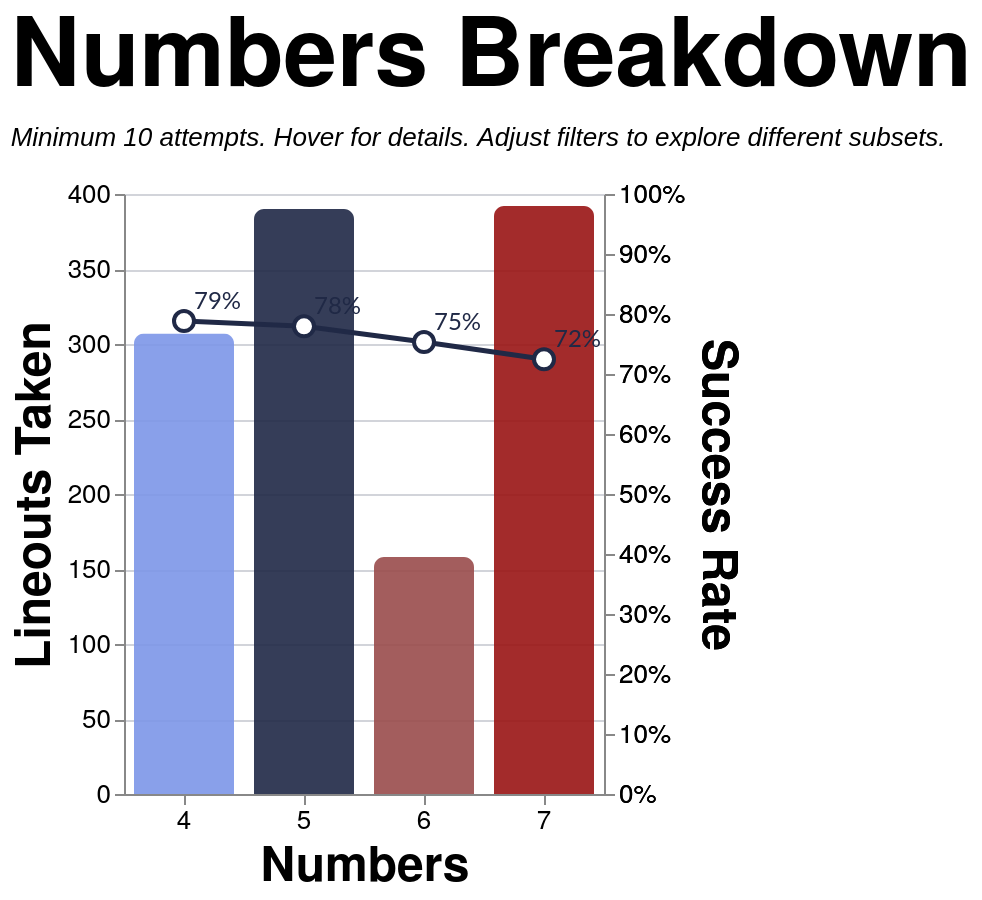

Write a Vega-Lite specification for this figure.
### Vega-Lite specification from a JSON file in a GitHub repository (floating-point values rounded to 4 significant figures; data arrays with more than 128 entries replaced by an {"elided": "..."} marker saying what was removed)
{"config": {"axis": {"labelFont": "PT Sans Narrow, Helvetica Neue, Helvetica, Arial, sans-serif", "titleFont": "PT Sans Narrow, Helvetica Neue, Helvetica, Arial, sans-serif", "labelFontSize": 13, "titleFontSize": 24, "gridColor": "#202947", "gridOpacity": 0.2, "zindex": 1}, "text": {"font": "Lato, sans-serif"}, "bar": {"cornerRadiusEnd": 5}, "header": {"labelFont": "PT Sans Narrow, Helvetica Neue, Helvetica, Arial, sans-serif", "titleFont": "PT Sans Narrow, Helvetica Neue, Helvetica, Arial, sans-serif", "labelFontSize": 24, "titleFontSize": 28, "labelFontWeight": "bold", "orient": "left"}, "legend": {"labelFont": "PT Sans Narrow, Helvetica Neue, Helvetica, Arial, sans-serif", "titleFont": "PT Sans Narrow, Helvetica Neue, Helvetica, Arial, sans-serif", "labelFontSize": 14, "titleFontSize": 16, "titlePadding": 5, "fillColor": "white", "strokeColor": "black", "padding": 10, "titleFontWeight": "lighter", "titleFontStyle": "italic", "titleColor": "gray", "offset": 10}, "title": {"font": "PT Sans Narrow, Helvetica Neue, Helvetica, Arial, sans-serif", "fontSize": 48, "fontWeight": "bold", "anchor": "start", "align": "center", "titlePadding": 20, "subtitlePadding": 10, "subtitleFontSize": 13, "subtitleColor": "", "subtitleFontStyle": "italic", "offset": 15, "color": "black"}, "axisX": {"labelAngle": 0}, "facet": {"title": null, "header": null, "align": {"row": "each", "column": "each"}, "spacing": 10}, "resolve": {"scale": {"y": "independent", "facet": "independent"}}, "background": "transparent", "scale": {"offsetBandPaddingOuter": 0.2, "offsetBandPaddingInner": 0.1}, "view": {"stroke": null, "background": "transparent"}}, "layer": [{"mark": {"type": "bar", "opacity": 0.9, "size": 50}, "encoding": {"color": {"field": "numbers", "legend": null, "scale": {"domain": ["4", "5", "6", "7"], "range": ["#7d96e8", "#202946", "#994C4C", "#991515"]}, "type": "nominal"}, "stroke": {"value": "transparent"}, "tooltip": [{"field": "numbers_display", "title": "Numbers", "type": "nominal"}, {"field": "attempts", "format": ",.0f", "title": "Attempts", "type": "quantitative"}, {"field": "won", "format": ",.0f", "title": "Won", "type": "quantitative"}, {"field": "success_rate", "format": ".1%", "title": "Success Rate", "type": "quantitative"}], "x": {"axis": {"labelAngle": 0}, "field": "numbers", "sort": ["4", "5", "6", "7"], "title": "Numbers", "type": "nominal"}, "y": {"field": "attempts", "title": "Lineouts Taken", "type": "quantitative"}}, "transform": [{"filter": "(loSquad == 'All' || datum.squad == loSquad) && (loSeason == 'All' || datum.season == loSeason) && (loGameType == 'All' || (loGameType == 'League + Cup' && (datum.game_type == 'League' || datum.game_type == 'Cup')) || (loGameType == 'League only' && datum.game_type == 'League') || datum.game_type == loGameType) && (loThrower == 'All' || datum.thrower == loThrower) && (loJumper == 'All' || datum.jumper == loJumper) && (loArea == 'All' || datum.area == loArea) && (loNumbers == 'All' || datum.numbers == loNumbers)"}, {"aggregate": [{"op": "count", "as": "attempts"}, {"op": "sum", "field": "won", "as": "won"}], "groupby": ["numbers"]}, {"filter": "datum.attempts >= 10"}, {"calculate": "datum.won / datum.attempts", "as": "success_rate"}, {"calculate": "datum.numbers + '-man'", "as": "numbers_display"}]}, {"mark": {"type": "line", "point": {"fill": "white", "filled": false, "size": 100, "stroke": "#202946"}, "stroke": "#202946", "strokeWidth": 2.5}, "encoding": {"tooltip": [{"field": "numbers_display", "title": "Numbers", "type": "nominal"}, {"field": "attempts", "format": ",.0f", "title": "Attempts", "type": "quantitative"}, {"field": "won", "format": ",.0f", "title": "Won", "type": "quantitative"}, {"field": "success_rate", "format": ".1%", "title": "Success Rate", "type": "quantitative"}], "x": {"axis": {"labelAngle": 0}, "field": "numbers", "sort": ["4", "5", "6", "7"], "title": "Numbers", "type": "nominal"}, "y": {"axis": {"format": "%", "orient": "right"}, "field": "success_rate", "scale": {"domain": [0, 1]}, "title": "Success Rate", "type": "quantitative"}}, "transform": [{"filter": "(loSquad == 'All' || datum.squad == loSquad) && (loSeason == 'All' || datum.season == loSeason) && (loGameType == 'All' || (loGameType == 'League + Cup' && (datum.game_type == 'League' || datum.game_type == 'Cup')) || (loGameType == 'League only' && datum.game_type == 'League') || datum.game_type == loGameType) && (loThrower == 'All' || datum.thrower == loThrower) && (loJumper == 'All' || datum.jumper == loJumper) && (loArea == 'All' || datum.area == loArea) && (loNumbers == 'All' || datum.numbers == loNumbers)"}, {"aggregate": [{"op": "count", "as": "attempts"}, {"op": "sum", "field": "won", "as": "won"}], "groupby": ["numbers"]}, {"filter": "datum.attempts >= 10"}, {"calculate": "datum.won / datum.attempts", "as": "success_rate"}, {"calculate": "datum.numbers + '-man'", "as": "numbers_display"}]}, {"mark": {"type": "text", "align": "left", "baseline": "middle", "color": "#202946", "dx": 5, "dy": -10, "fontSize": 12}, "encoding": {"text": {"field": "success_rate", "format": ".0%", "type": "quantitative"}, "x": {"axis": {"labelAngle": 0}, "field": "numbers", "sort": ["4", "5", "6", "7"], "title": "Numbers", "type": "nominal"}, "y": {"axis": {"format": "%", "orient": "right"}, "field": "success_rate", "scale": {"domain": [0, 1]}, "title": "Success Rate", "type": "quantitative"}}, "transform": [{"filter": "(loSquad == 'All' || datum.squad == loSquad) && (loSeason == 'All' || datum.season == loSeason) && (loGameType == 'All' || (loGameType == 'League + Cup' && (datum.game_type == 'League' || datum.game_type == 'Cup')) || (loGameType == 'League only' && datum.game_type == 'League') || datum.game_type == loGameType) && (loThrower == 'All' || datum.thrower == loThrower) && (loJumper == 'All' || datum.jumper == loJumper) && (loArea == 'All' || datum.area == loArea) && (loNumbers == 'All' || datum.numbers == loNumbers)"}, {"aggregate": [{"op": "count", "as": "attempts"}, {"op": "sum", "field": "won", "as": "won"}], "groupby": ["numbers"]}, {"filter": "datum.attempts >= 10"}, {"calculate": "datum.won / datum.attempts", "as": "success_rate"}, {"calculate": "datum.numbers + '-man'", "as": "numbers_display"}]}], "data": {"name": "data-b2c02452f1faf29dc3194a8e8485b48f"}, "height": 300, "params": [{"name": "loSquad", "value": "All"}, {"name": "loSeason", "value": "All"}, {"name": "loGameType", "value": "All"}, {"name": "loThrower", "value": "All"}, {"name": "loJumper", "value": "All"}, {"name": "loArea", "value": "All"}, {"name": "loNumbers", "value": "All"}], "resolve": {"scale": {"y": "independent"}}, "title": {"text": "Numbers Breakdown", "subtitle": "Minimum 10 attempts. Hover for details. Adjust filters to explore different subsets."}, "width": {"step": 60}, "$schema": "https://vega.github.io/schema/vega-lite/v5.20.1.json", "datasets": {"data-b2c02452f1faf29dc3194a8e8485b48f": {"elided": "1247 records"}}}
